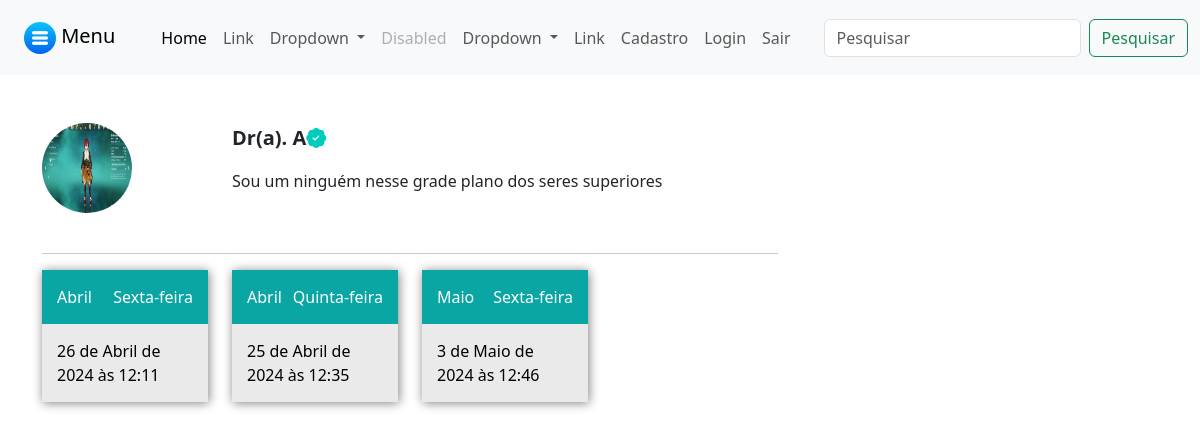
/pacientes/escolher_horario/2/ (signed in), run on the app's committed database.
### medicos/models.py (models this page shows, shortened)
class DadosMedico(models.Model):
    crm = models.CharField(max_length=12)
    nome = models.CharField(max_length=100)
    cep = models.CharField(max_length=15)
    rua = models.CharField(max_length=100)
    bairro = models.CharField(max_length=100)
    numero = models.IntegerField()
    rg = models.ImageField(upload_to="rgs")
    cedula_identidade_medica = models.ImageField(upload_to='cim')
    foto = models.ImageField(upload_to="fotos_perfil")
    descricao = models.TextField(null=True, blank=True)
    valor_consulta = models.FloatField(default=100)
    user = models.ForeignKey(User, on_delete=models.DO_NOTHING)
    especialidade = models.ForeignKey(Especialidades, on_delete=models.DO_NOTHING, null=True, blank=True)

class DatasAbertas(models.Model):
    data = models.DateTimeField()
    user = models.ForeignKey(User, on_delete=models.DO_NOTHING)
    agendado = models.BooleanField(default=False)

### pacientes/views.py (the view)
# urls.py: path('escolher_horario/<int:id_dados_medicos>/', views.escolher_horario, name="escolher_horario"),
@login_required
def escolher_horario(request, id_dados_medicos):
    if request.method == "GET":
        medico = DadosMedico.objects.get(id=id_dados_medicos)
        datas_abertas = DatasAbertas.objects.filter(user=medico.user).filter(data__gte=datetime.now()).filter(agendado=False)
        return render(request, 'escolher_horario.html', {'medico': medico, 'datas_abertas': datas_abertas})

### pacientes/templates/escolher_horario.html (shortened to what this page needs)
{% extends "base.html" %}
{% load static %}
{% block 'head' %}
    <link rel="stylesheet" href="{% static 'medicos/css/abrir_horario.css' %}">
    <link rel="stylesheet" href="{% static 'usuarios/css/usuarios.css' %}">
    <link rel="stylesheet" href="{% static 'medicos/css/cadastro_medico.css' %}">
    <link rel="stylesheet" href="{% static 'pacientes/css/home.css' %}">
    <link rel="stylesheet" href="https://cdn.jsdelivr.net/npm/bootstrap-icons@1.11.3/font/bootstrap-icons.min.css">
{% endblock 'head' %}
{% block 'body' %}
    <div class="container">
        <br><br>
        <div class="row">
            <div class="col-md-8">
                <div class="row">
                    <div class="col-md-3"><img src="{{medico.foto.url}}" class="foto-perfil-card" alt=""></div>
                    <div class="col-md">
                        <p style="font-size: 20px" class="p-bold">Dr(a). {{medico.nome}}<i class="bi bi-patch-check-fill icon-main"></i></p>
                        <p>{{medico.descricao}}</p>
                    </div>
                </div>
                <br>
                <hr>
                <div class="row">
                    {% for data_aberta in datas_abertas %}
                        <div class="col-md-3">
                            <a class="link" href="{% url 'agendar_horario' data_aberta.id %}">
                                <div class='selecionar-dia'>
                                <div class="header-dias">
                                    <span class="mes">
                                        {{ data_aberta.data|date:"F" }}
                                    </span>
                                    <span class="dia-semana">
                                        {{ data_aberta.data|date:"l" }}
                                    </span>
                                </div>
                                <div class="conteudo-data">
                                    {{data_aberta.data}}
                                </div>
                                </div>
                            </a>
                            <br>
                        </div>
                    {% endfor %}
                </div>
            </div>
            <div class="col-md-4">
            </div>
        </div>
    </div>
{% endblock 'body' %}

### templates/static/geral/css/base.css (style rules this page uses)
:root { --main-color: #00ccbe; --dark-color: #09a6a3; --contrast-color: #ffd686; }
.p-bold { font-weight: bold; }

### templates/static/pacientes/css/home.css (style rules this page uses)
.foto-perfil-card { width: 90px; height: 90px; border-radius: 45px; }
.icon-main { color: var(--main-color); }
.link { text-decoration: none; }
.selecionar-dia { width: 100%; background-color: #EAEAEA; box-shadow: 1px 1px 10px gray; }
.header-dias { background-color: var(--dark-color); padding: 15px; color: white; text-decoration: none; }
.dia-semana { float: right; }
.conteudo-data { padding: 15px; color: black; }

### data on the page
DadosMedico: foto (picture), nome "A", descricao "Sou um ninguém nesse grade plano dos seres superiores"
DatasAbertas: data "Abril", data "Sexta-feira", data "26 de Abril de 2024 às 12:11"
DatasAbertas: data "Abril", data "Quinta-feira", data "25 de Abril de 2024 às 12:35"
DatasAbertas: data "Maio", data "Sexta-feira", data "3 de Maio de 2024 às 12:46"
